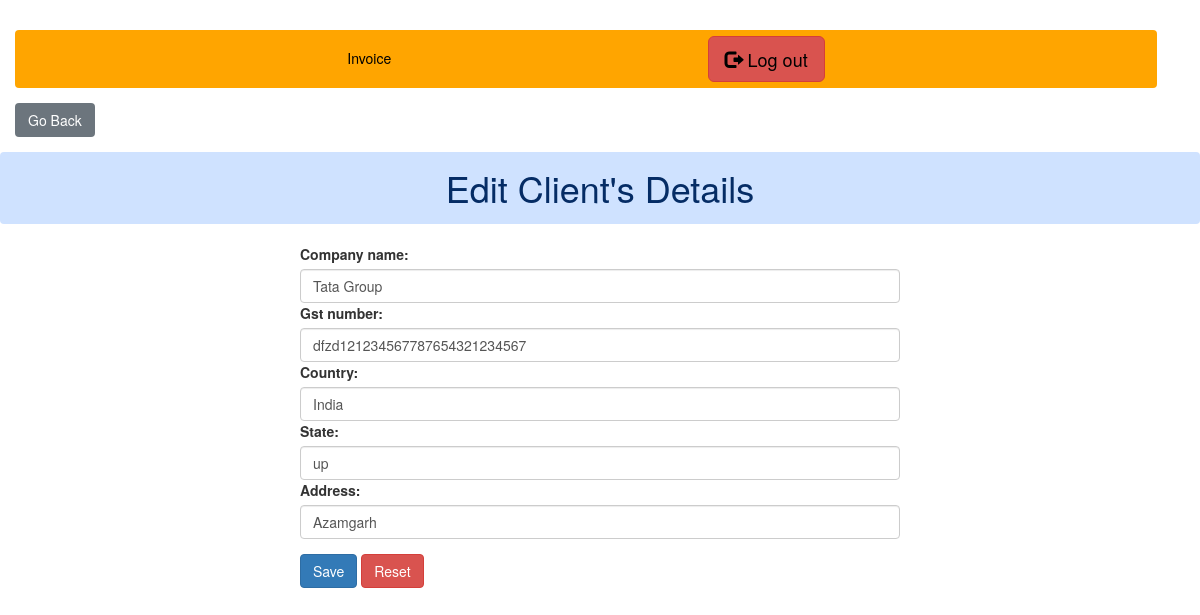
The app's page /edit_client/11 (signed in) with its own data.
### inv/models.py (models this page shows, shortened)
class Client_detail(models.Model):
    company_name = models.CharField(max_length=100)
    gst_number=models.CharField(max_length=50)
    country=models.CharField(max_length=23)
    state=models.CharField(max_length=23)
    address=models.CharField(max_length=34)
    created_at = models.DateTimeField(auto_now_add=True)

### inv/views.py (the view)
# urls.py: path('edit_client/<int:id>',views.edit_client,name='edit_client'),
def edit_client(request,id):
    if request.user.is_authenticated:
        if request.method=='POST':
            obj=Client_detail.objects.get(id=id)
            fm=ClientForm(request.POST,instance=obj)
            if fm.is_valid():
                fm.save()
                messages.success(request,"Client data is updated successfully !")
        else:
            obj=Client_detail.objects.get(id=id)
            fm=ClientForm(instance=obj)
        return render(request,'edit_client.html',{'fm':fm})
    else:
        return HttpResponseRedirect('/')

### inv/forms.py
class ClientForm(forms.ModelForm):
    class Meta:
        model = Client_detail
        fields = ['company_name','gst_number','country','state','address']
    def __init__(self, *args, **kwargs):
        super(ClientForm,self).__init__(*args, **kwargs)
        self.fields['company_name'].widget.attrs['class'] ='form-control'
        self.fields['gst_number'].widget.attrs['class'] = 'form-control'
        self.fields['country'].widget.attrs['class'] = 'form-control'
        self.fields['state'].widget.attrs['class'] = 'form-control'
        self.fields['address'].widget.attrs['class'] = 'form-control'

### templates/edit_client.html (shortened to what this page needs)
{% extends 'base.html' %}
{% load static %}
{% block body %}
<div class="text-start mt-4 mx-4">
    <a href="{% url 'allList' %}" class="btn btn-secondary" type="button">Go Back</a>
</div>
<h1 class="alert alert-primary text-center mt-4"> Edit Client's Details</h1>
<div class="text-start d-flex justify-content-center  align-items-center">
    <form action="" method="POST" class="w-50">
        {{fm}}
        <button  type="submit" class="btn btn-primary mt-4">Save</button>
        <button  type="reset" class="btn btn-danger mt-4">Reset</button>
    </form>
</div>
{% endblock body %}

### records on screen
Client_detail: company_name "Tata Group", gst_number "dfzd121234567787654321234567", country "India", state "up", address "Azamgarh"
